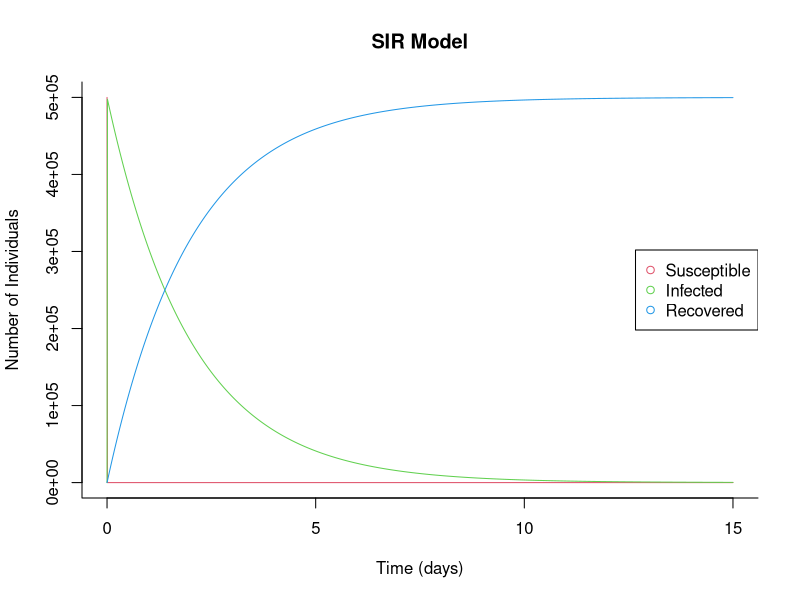
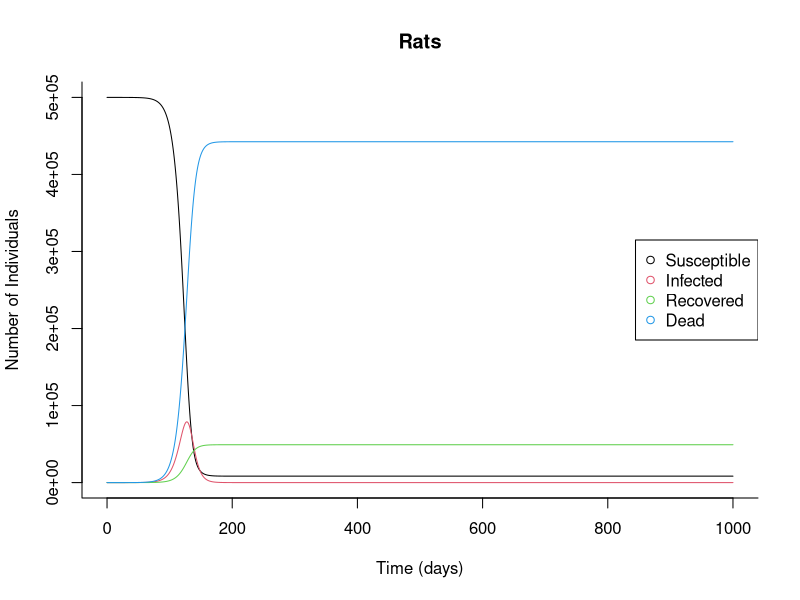
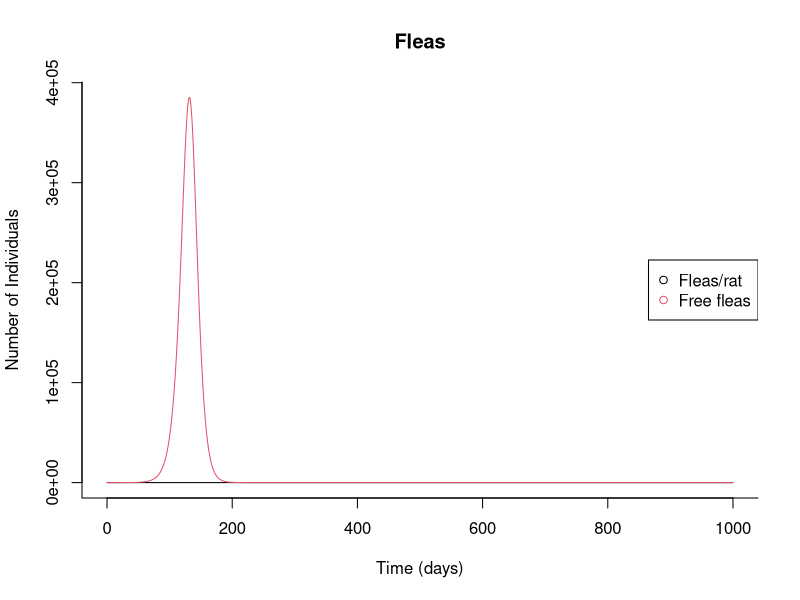
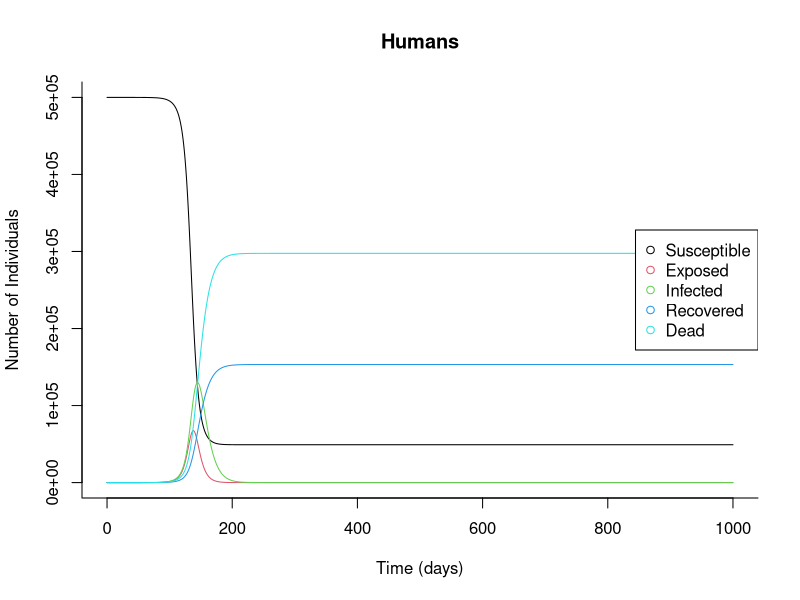
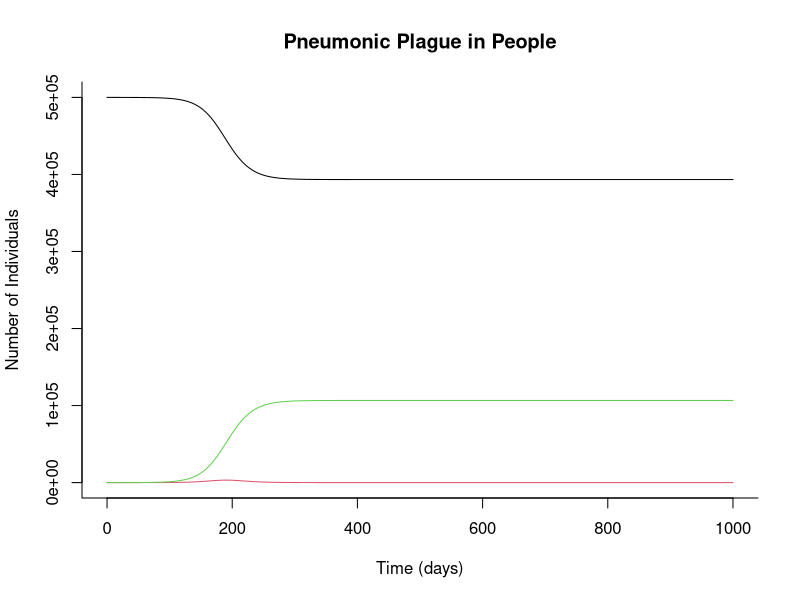
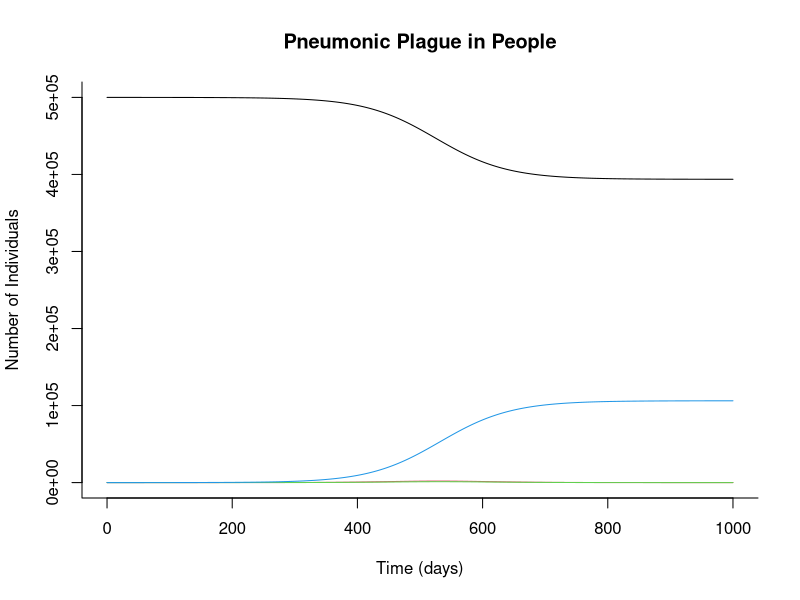
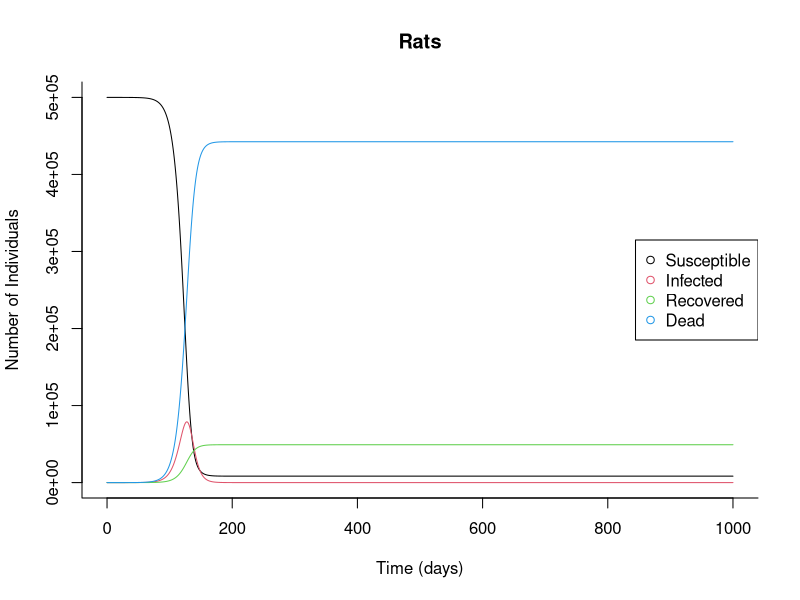
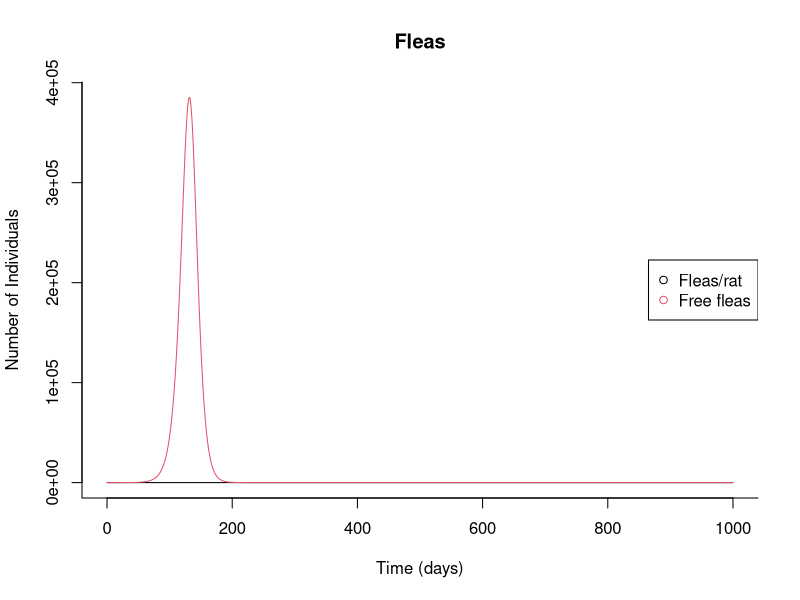

The R script that drew these images, in order:
#install.packages("deSolve")
library(deSolve)

#Set up system of ordinary differential equations
sir <- function(time, state, parameters) {
  with(as.list(c(state, parameters)), {
    dS <- -beta * S * I
    dI <- beta * S * I - gamma * I
    dR <- gamma * I
    
    return(list(c(dS, dI, dR)))
  })
}

#Define initial conditions and parameter values
init <- c(S = 500000, I = 1, R=0) #population size, and how many individuals start in each susceptible, infected, or removed category
parameters <- c(beta = 0.0734, gamma = 0.5) #you can play with transmission and recovery rates here
time <- seq(0, 15, by = .01) #how long to integrate over [time interval]?

#Run ordinary differential equation solver
out <- as.data.frame(ode(y = init, times = time, func = sir, parms = parameters))
out$time<-NULL

#Plot the output
matplot(time, out, type = "l", xlab = "Time (days)", ylab = "Number of Individuals", main = "SIR Model", lwd = 1, lty = 1, bty = "l", 
        col = 2:4)
legend("right", c("Susceptible", "Infected", "Recovered"), pch = 1, col = 2:4)



# Flea/Rat/Human Model ----------------------------------------------------

#Set up system of ordinary differential equations
ratfleaSIR <- function(time, state, parameters) {
  with(as.list(c(state, parameters)), {
    #Rats
    N_r  <- S_r + I_r + R_r #Total number of rats
    dS_r <- -beta_r * S_r * Fl *(1-exp(-1*alpha*N_r))/N_r #Susceptible rats
    dI_r <- beta_r * S_r * Fl *(1-exp(-1*alpha*N_r))/N_r- gamma_r * I_r #Infected rats
    dR_r <- g_r*gamma_r * I_r #Recovered rats
    dD_r <- (1-g_r)*gamma_r * I_r #Dead rats

    #Fleas
    dH  <- r_f*H*(1-H/K_f) #Fleas/rat
    dFl <- (1-g_r)*gamma_r*I_r*H - d_f*Fl #Fleas in environment
    
    #Humans
    N_h<- S_h + I_h + R_h #Total number of humans
    dS_h<- -beta_h * S_h * Fl *(exp(-1*alpha*N_r))/N_h #susceptible humans
    dE_h<- beta_h * S_h * Fl *(exp(-1*alpha*N_r))/N_h - sigma_h*E_h #exposed humans
    dI_h<- sigma_h*E_h - gamma_h*I_h #infected humans
    dR_h<- g_h*gamma_h * I_h #recovered humans
    dD_h<- (1-g_h)*gamma_h * I_h #dead humans
    
    return(list(c(dS_r, dI_r, dR_r, dD_r, dH, dFl, dS_h, dE_h, dI_h, dR_h, dD_h)))
  })
}

#Define initial conditions and parameter values
init <- c(S_r=499999, I_r=1, R_r=0, D_r=0, H=6, Fl=0, S_h = 500000, E_h=0, I_h = 0, R_h=0, D_h=0) #population size, and how many individuals start in each susceptible, infected, or removed category
parameters <- c(beta_r = 0.09, alpha=3/500000, gamma_r = 1/5.15, g_r=0.1, r_f=0.0084, K_f=6, d_f=1/5, beta_h=0.19, sigma_h= 1/4, gamma_h=1/10, g_h=0.34) #you can play with transmission and recovery rates here
time <- seq(0, 1000, by = .1) #how long to integrate over [time interval]?

#Run ordinary differential equation solver
ratflea_out <- as.data.frame(ode(y = init, times = time, func = ratfleaSIR, parms = parameters))
ratflea_out$time<-NULL

#Plot the output
matplot(time, ratflea_out[,1:4], type = "l", main= "Rats", xlab = "Time (days)", ylab = "Number of Individuals", lwd = 1, lty = 1, bty = "l", 
        col = 1:4)
legend("right", c("Susceptible", "Infected", "Recovered", "Dead"), pch = 1, col = 1:4)

matplot(time, ratflea_out[,5:6], type = "l", main= "Fleas", xlab = "Time (days)", ylab = "Number of Individuals", lwd = 1, lty = 1, bty = "l", 
        col = 1:2)
legend("right", c("Fleas/rat", "Free fleas"), pch = 1, col = 1:2)

matplot(time, ratflea_out[,7:11], type = "l", main= "Humans", xlab = "Time (days)", ylab = "Number of Individuals", lwd = 1, lty = 1, bty = "l", 
        col = 1:5)
legend("right", c("Susceptible", "Exposed", "Infected", "Recovered", "Dead"), pch = 1, col = 1:5)


# Pneumonic plague SIR ----------------------------------------------------

#Set up system of ordinary differential equations
pneumonicSIR <- function(time, state, parameters) {
  with(as.list(c(state, parameters)), {
    N_h <- S_h + I_h + D_h
    dS_h <- b_h*S_h -beta_p * S_h * I_h/N_h -d_h*S_h
    dI_h <- beta_p * S_h * I_h/N_h - gamma_p*I_h -d_h*I_h
    dD_h <- gamma_p*I_h #Deaths due to disease related mortality
    
    return(list(c(dS_h, dI_h, dD_h)))
  })
}

#Define initial conditions and parameter values
init <- c(S_h = 499999, I_h = 1, D_h=0) #population size, and how many individuals start in each susceptible, infected, or removed category
parameters <- c(beta_p = 0.45, gamma_p = 1/2.5, b_h=1/(25*365), d_h=1/(25*365)) #you can play with transmission and recovery rates here
time <- seq(0, 1000, by= .1) #how long to integrate over [time interval]?

#Run ordinary differential equation solver
pneumonic_out <- as.data.frame(ode(y = init, times = time, func = pneumonicSIR, parms = parameters))
pneumonic_out$time<-NULL

#Plot the output
matplot(time, pneumonic_out, type = "l", xlab = "Time (days)", ylab = "Number of Individuals", main = "Pneumonic Plague in People", lwd = 1, lty = 1, bty = "l", 
        col = 1:4)
# legend("topright", c("Susceptible", "Infected", "Dead from Plague"), pch = 1, col = 1:4)



# Pneumonic plague SEIR --------------------------------------------------------

#Set up system of ordinary differential equations
pneumonicSEIR <- function(time, state, parameters) {
  with(as.list(c(state, parameters)), {
    N_h<- S_h + E_h+ I_h + D_h
    dS_h <- b_h*S_h -beta_p * S_h * I_h/N_h -d_h*S_h
    dE_h<-  beta_p * S_h * I_h/N_h - sigma_p*E_h - d_h*E_h
    dI_h <- sigma_p*E_h - gamma_p*I_h -d_h*I_h
    dD_h <- gamma_p*I_h #Deaths due to disease related mortality
    
    return(list(c(dS_h, dE_h, dI_h, dD_h)))
  })
}

#Define initial conditions and parameter values
init <- c(S_h = 499999, E_h= 0, I_h = 1, D_h=0) #population size, and how many individuals start in each susceptible, infected, or removed category
parameters <- c(beta_p = 0.45, sigma_p= 1/4.3, gamma_p = 1/2.5, b_h=1/(25*365), d_h=1/(25*365)) #you can play with transmission and recovery rates here
time <- seq(0, 1000, by= .1) #how long to integrate over [time interval]?

#Run ordinary differential equation solver
pneumonicSEIR_out <- as.data.frame(ode(y = init, times = time, func = pneumonicSEIR, parms = parameters))
pneumonicSEIR_out$time<-NULL

#Plot the output
matplot(time, pneumonicSEIR_out, type = "l", xlab = "Time (days)", ylab = "Number of Individuals", main = "Pneumonic Plague in People", lwd = 1, lty = 1, bty = "l", 
        col = 1:4)
#legend("right", c("Susceptible", "Exposed", "Infected", "Dead from Plague"), pch = 1, col = 1:4)



# Flea/Rat/Human Model + Pneumonic Plague Transmission Route ----------------------------------------------------

#Set up system of ordinary differential equations
bubonic_pneumonicSEIR <- function(time, state, parameters) {
  with(as.list(c(state, parameters)), {
    #Rats
    N_r  <- S_r + I_r + R_r #Total number of rats
    dS_r <- -beta_r * S_r * Fl *(1-exp(-1*alpha*N_r))/N_r #Susceptible rats
    dI_r <- beta_r * S_r * Fl *(1-exp(-1*alpha*N_r))/N_r- gamma_r * I_r #Infected rats
    dR_r <- g_r*gamma_r * I_r #Recovered rats
    dD_r <- (1-g_r)*gamma_r * I_r #Dead rats
    
    #Fleas
    dH  <- r_f*H*(1-H/K_f) #Fleas/rat
    dFl <- (1-g_r)*gamma_r*I_r*H - d_f*Fl #Fleas in environment
    
    #Humans
    N_h<- S_h + E_b + E_p + I_b + I_p + R_h #Total number of humans
    dS_h<- -beta_b * S_h * Fl *(exp(-1*alpha*N_r))/N_h - beta_p * S_h * I_p/N_h #susceptible humans
    dE_b<- beta_b * S_h * Fl *(exp(-1*alpha*N_r))/N_h - sigma_b*E_b #exposed humans (bubonic)
    dE_p<- beta_p * S_h * I_p/N_h - sigma_p*E_p #exposed humans (pneumonic)
    dI_b<- sigma_b*E_b - gamma_b*I_b #infected humans (bubonic)
    dI_p<- sigma_p*E_p + p*gamma_b*I_b - gamma_p*I_p #infected humans (pneumonic)
    dR_h<- g_h*gamma_b * I_b #recovered humans (just bubonic)
    dD_h<- (1-p-g_h)*gamma_b * I_b + gamma_p*I_p  #dead humans (bubonic + pneumonic)
    
    return(list(c(dS_r, dI_r, dR_r, dD_r, dH, dFl, dS_h, dE_b, dE_p, dI_b, dI_p, dR_h, dD_h)))
  })
}

#Define initial conditions and parameter values
init <- c(S_r=499999, I_r=1, R_r=0, D_r=0, H=6, Fl=0, S_h = 500000, E_b=0, E_p=0, I_b = 0, I_p =0, R_h=0, D_h=0) #population size, and how many individuals start in each susceptible, infected, or removed category
parameters <- c(beta_r = 0.09, alpha=3/500000, gamma_r = 1/5.15, g_r=0.1, r_f=0.0084, K_f=6, d_f=1/5, beta_b=0.19, beta_p = 0.45, sigma_b= 1/6, sigma_p=1/4.3, gamma_b=1/10, gamma_p=1/2.5, p=0.2, g_h=0.34) #you can play with transmission and recovery rates here
time <- seq(0, 1000, by = .1) #how long to integrate over [time interval]?

#Run ordinary differential equation solver
bp_out <- as.data.frame(ode(y = init, times = time, func = bubonic_pneumonicSEIR, parms = parameters))
bp_out$time<-NULL

#Plot the output
matplot(time, bp_out[,1:4], type = "l", main= "Rats", xlab = "Time (days)", ylab = "Number of Individuals", lwd = 1, lty = 1, bty = "l", 
        col = 1:4)
legend("right", c("Susceptible", "Infected", "Recovered", "Dead"), pch = 1, col = 1:4)

matplot(time, bp_out[,5:6], type = "l", main= "Fleas", xlab = "Time (days)", ylab = "Number of Individuals", lwd = 1, lty = 1, bty = "l", 
        col = 1:2)
legend("right", c("Fleas/rat", "Free fleas"), pch = 1, col = 1:2)

matplot(time, bp_out[,7:13], type = "l", main= "Humans", xlab = "Time (days)", ylab = "Number of Individuals", lwd = 1, lty = 1, bty = "l", 
        col = 1:7)
legend("right", c("Susceptible", "Exposed Bubonic", "Exposed Pneumonic",  "Infected Bubonic", "Infected Pneumonic", "Recovered", "Dead"), pch = 1, col = 1:7)

#summarize
humans<-data.frame(S=bp_out$S_h, E=bp_out$E_b + bp_out$E_b, I=bp_out$I_b + bp_out$I_p, R=bp_out$R_h, D=bp_out$D_h)
matplot(time, humans[,1:5], type = "l", main= "Humans", xlab = "Time (days)", ylab = "Number of Individuals", lwd = 1, lty = 1, bty = "l", 
        col = 1:5)
legend("right", c("Susceptible", "Exposed",  "Infected", "Recovered", "Dead"), pch = 1, col = 1:5)



# Compare time series of model types --------------------------------------
library(tidyr)
library(ggplot2)
comp<- data.frame(time= time, pSIR=pneumonic_out$D_h, pSEIR=pneumonicSEIR_out$D_h, bSIR=ratflea_out$D_h, bpSEIR=bp_out$D_h)
long_DF <- comp %>% gather(Model, NumberDead, c(pSIR, pSEIR, bSIR, bpSEIR))
ggplot(long_DF, aes(time, NumberDead, col=Model)) + geom_line() +
  xlab("Time (Days)") + ylab("Number Dead")+
  scale_color_discrete(labels = c("Pneumonic Plague (SIR)", "Pneumonic Plague (SEIR)", "Bubonic Plague (SIR)", "Bubonic/Pneumonic SEIR"))
